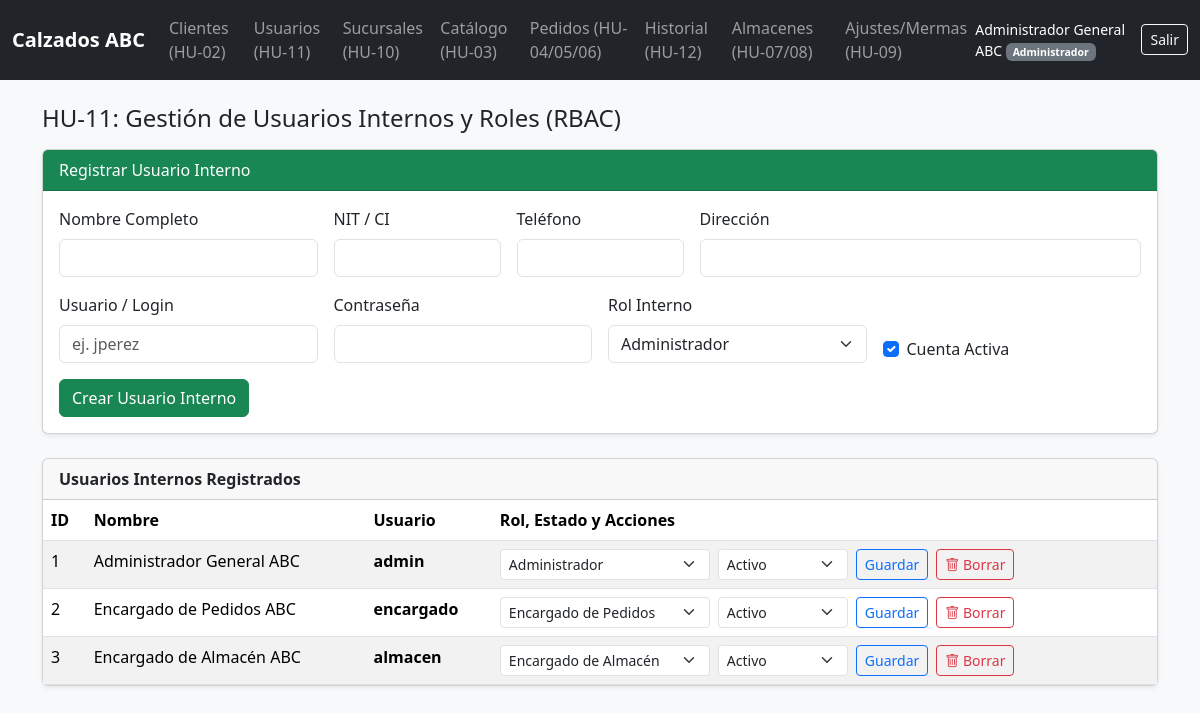
The page /usuarios-internos (signed in) on the database its author committed.
### database.py (models this page shows)
class Persona(Base):
    __tablename__ = "Persona"
    id = Column(Integer, primary_key=True)
    nombre = Column(String(120), nullable=False)
    nit = Column(String(30), nullable=False)
    telefono = Column(String(30), nullable=False)
    direccion = Column(String(200), nullable=False)
    usuario = relationship("Usuario", back_populates="persona", uselist=False, cascade="all, delete-orphan")
    cliente = relationship("Cliente", back_populates="persona", uselist=False, cascade="all, delete-orphan")

class Usuario(Base):
    __tablename__ = "Usuario"
    id = Column(Integer, ForeignKey("Persona.id"), primary_key=True)
    login = Column(String(100), unique=True, nullable=False)
    password = Column(String(255), nullable=False)
    rol = Column(String(40), nullable=False)
    activo = Column(Boolean, default=True, nullable=False)
    persona = relationship("Persona", back_populates="usuario")

### hu09_10_11_12_sprint3.py (the view, shortened to what this page needs)
@sprint3_bp.route("/usuarios-internos", methods=["GET", "POST"])
@login_required(roles=["Administrador"])
def usuarios_internos():
    db = current_app.config["DB_SESSION"]
    srv = Sprint3Service(db)
    roles_internos = ["Administrador", "Encargado de Pedidos", "Encargado de Almacén"]
    try:
        usuarios = db.query(Usuario).filter(Usuario.rol.in_(roles_internos)).order_by(Usuario.id).all()
        return render_template(
            "usuarios_internos.html",
            usuarios=usuarios,
            roles_internos=roles_internos
        )
    finally:
        db.remove()

### app.py (called while the page is built)
def create_app(db_url="sqlite:///calzados_abc.db"):
    app = Flask(__name__)
    app.secret_key = "calzados_abc_sprint2_full_secret_key"
    app.config["UPLOAD_FOLDER"] = os.path.join(os.path.dirname(__file__), "uploads")
    os.makedirs(app.config["UPLOAD_FOLDER"], exist_ok=True)
    db = get_session(db_url)
    app.config["DB_SESSION"] = db
    seed_data(db)
    sync_stocks_with_catalog(db)
    app.register_blueprint(hu01_bp)
    app.register_blueprint(hu02_bp)
    app.register_blueprint(hu03_bp)
    app.register_blueprint(hu04_bp)
    app.register_blueprint(hu07_bp)
    app.register_blueprint(sprint3_bp)
    @app.teardown_appcontext
    def cleanup_session(exception=None):
        db.remove()
    return app

### comunes.py (called while the page is built)
def login_required(roles=None):
    def decorator(f):
        @wraps(f)
        def wrapper(*args, **kwargs):
            if "user_id" not in session:
                return redirect(url_for("hu01.login"))
            if roles and session.get("rol") not in roles:
                flash("Acceso denegado: no tiene permisos para este módulo (RNF-02).", "danger")
                return redirect(url_for("hu01.dashboard"))
            return f(*args, **kwargs)
        return wrapper
    return decorator

### hu09_10_11_12_sprint3.py (called while the page is built)
def asegurar_columna_almacen_activo(db_session):
    try:
        insp = inspect(db_session.bind)
        cols = [c["name"] for c in insp.get_columns("Almacen")]
        if "activo" not in cols:
            db_session.execute(text("ALTER TABLE Almacen ADD COLUMN activo BOOLEAN NOT NULL DEFAULT 1"))
            db_session.commit()
    except Exception:
        db_session.rollback()

def asegurar_columna_pedido_actualizacion(db_session):
    try:
        insp = inspect(db_session.bind)
        cols = [c["name"] for c in insp.get_columns("Pedido")]
        if "fecha_actualizacion" not in cols:
            db_session.execute(text("ALTER TABLE Pedido ADD COLUMN fecha_actualizacion DATETIME"))
            db_session.commit()
    except Exception:
        db_session.rollback()

### templates/usuarios_internos.html (shortened to what this page needs)
{% extends 'base.html' %}
{% block content %}
<h4 class="mb-3">HU-11: Gestión de Usuarios Internos y Roles (RBAC)</h4>
<div class="card mb-4 shadow-sm">
    <div class="card-header bg-success text-white">Registrar Usuario Interno</div>
    <div class="card-body">
        <form method="POST" class="row g-3">
            <div class="col-md-3">
                <label class="form-label">Nombre Completo</label>
                <input type="text" name="nombre" class="form-control" required>
            </div>
            <div class="col-md-2">
                <label class="form-label">NIT / CI</label>
                <input type="text" name="nit" class="form-control" required>
            </div>
            <div class="col-md-2">
                <label class="form-label">Teléfono</label>
                <input type="text" name="telefono" class="form-control" required>
            </div>
            <div class="col-md-5">
                <label class="form-label">Dirección</label>
                <input type="text" name="direccion" class="form-control" required>
            </div>
            <div class="col-md-3">
                <label class="form-label">Usuario / Login</label>
                <input type="text" name="login" class="form-control" placeholder="ej. jperez" required>
            </div>
            <div class="col-md-3">
                <label class="form-label">Contraseña</label>
                <input type="password" name="password" class="form-control" required>
            </div>
            <div class="col-md-3">
                <label class="form-label">Rol Interno</label>
                <select name="rol" class="form-select" required>
                    {% for r in roles_internos %}
                    <option value="{{ r }}">{{ r }}</option>
                    {% endfor %}
                </select>
            </div>
            <div class="col-md-3 d-flex align-items-end">
                <div class="form-check">
                    <input class="form-check-input" type="checkbox" name="activo" id="usrActivo" checked>
                    <label class="form-check-label" for="usrActivo">Cuenta Activa</label>
                </div>
            </div>
            <div class="col-12">
                <button type="submit" class="btn btn-success">Crear Usuario Interno</button>
            </div>
        </form>
    </div>
</div>
<div class="card shadow-sm">
    <div class="card-header fw-bold">Usuarios Internos Registrados</div>
    <div class="table-responsive">
        <table class="table table-striped mb-0">
            <thead>
                <tr>
                    <th>ID</th>
                    <th>Nombre</th>
                    <th>Usuario</th>
                    <th>Rol, Estado y Acciones</th>
                </tr>
            </thead>
            <tbody>
                {% for u in usuarios %}
                <tr>
                    <td>{{ u.id }}</td>
                    <td>{{ u.persona.nombre if u.persona else '-' }}</td>
                    <td><strong>{{ u.login }}</strong></td>
                    <td>
                        <div class="d-flex flex-wrap align-items-center gap-2">
                            <form method="POST" class="d-flex flex-wrap align-items-center gap-2 mb-0">
                                <select name="rol" class="form-select form-select-sm" style="width: 210px;">
                                    {% for r in roles_internos %}
                                    <option value="{{ r }}" {% if u.rol == r %}selected{% endif %}>{{ r }}</option>
                                    {% endfor %}
                                </select>
                                <select name="activo" class="form-select form-select-sm" style="width: 130px;">
                                    <option value="1" {% if u.activo %}selected{% endif %}>Activo</option>
                                </select>
                                <button type="submit" class="btn btn-sm btn-outline-primary">Guardar</button>
                            </form>
                            <form method="POST" class="d-inline mb-0" onsubmit="return confirm('¿Eliminar el usuario {{ u.login }}?');">
                                <button type="submit" class="btn btn-sm btn-outline-danger" title="Borrar usuario">
                                    <i class="bi bi-trash"></i> Borrar
                                </button>
                            </form>
                        </div>
                    </td>
                </tr>
                {% endfor %}
            </tbody>
        </table>
    </div>
</div>
{% endblock %}

### templates/base.html (shortened to what this page needs)
<!DOCTYPE html>
<html lang="es">
<head>
    <link href="https://cdn.jsdelivr.net/npm/bootstrap@5.3.3/dist/css/bootstrap.min.css" rel="stylesheet">
    <link href="https://cdn.jsdelivr.net/npm/bootstrap-icons@1.11.3/font/bootstrap-icons.min.css" rel="stylesheet">
</head>
<body class="bg-light">
<nav class="navbar navbar-expand-lg navbar-dark bg-dark mb-4">
    <div class="container-fluid">
        <a class="navbar-brand fw-bold" href="/">Calzados ABC</a>
        <div class="collapse navbar-collapse" id="navPrincipal">
            {% if session.get('user_id') %}
            <ul class="navbar-nav me-auto mb-2 mb-lg-0">
                {% if session.get('rol') == 'Administrador' %}
                <li class="nav-item"><a class="nav-link" href="{{ url_for('hu02.clientes') }}">Clientes (HU-02)</a></li>
                <li class="nav-item"><a class="nav-link" href="{{ url_for('sprint3.usuarios_internos') }}">Usuarios (HU-11)</a></li>
                <li class="nav-item"><a class="nav-link" href="{{ url_for('sprint3.sucursales') }}">Sucursales (HU-10)</a></li>
                {% endif %}
                {% if session.get('rol') in ['Administrador', 'Cliente Mayorista'] %}
                <li class="nav-item"><a class="nav-link" href="{{ url_for('hu03.catalogo') }}">Catálogo (HU-03)</a></li>
                {% endif %}
                {% if session.get('rol') in ['Administrador', 'Encargado de Pedidos', 'Cliente Mayorista'] %}
                <li class="nav-item"><a class="nav-link" href="{{ url_for('hu04.pedidos') }}">Pedidos (HU-04/05/06)</a></li>
                <li class="nav-item"><a class="nav-link" href="{{ url_for('sprint3.historial_pedidos') }}">Historial (HU-12)</a></li>
                {% endif %}
                {% if session.get('rol') in ['Administrador', 'Encargado de Almacén', 'Encargado de Pedidos'] %}
                <li class="nav-item"><a class="nav-link" href="{{ url_for('hu07.almacenes') }}">Almacenes (HU-07/08)</a></li>
                {% endif %}
                {% if session.get('rol') in ['Administrador', 'Encargado de Almacén'] %}
                <li class="nav-item"><a class="nav-link" href="{{ url_for('sprint3.ajustes_inventario') }}">Ajustes/Mermas (HU-09)</a></li>
                {% endif %}
            </ul>
            <div class="d-flex align-items-center text-white gap-3">
                <span class="small">{{ session.get('nombre') }} <span class="badge bg-secondary">{{ session.get('rol') }}</span></span>
                <a href="{{ url_for('hu01.logout') }}" class="btn btn-outline-light btn-sm">Salir</a>
            </div>
            {% endif %}
        </div>
    </div>
</nav>
<div class="container pb-5">
    {% block content %}{% endblock %}
</div>
</body>
</html>

### rows shown on the page
Persona: get "Administrador General ABC"
Usuario: get "Administrador", id "1", persona "Administrador General ABC", login "admin", rol "Administrador", activo "Activo"
Usuario: id "2", persona "Encargado de Pedidos ABC", login "encargado", rol "Encargado de Pedidos", activo "Activo"
Usuario: id "3", persona "Encargado de Almacén ABC", login "almacen", rol "Encargado de Almacén", activo "Activo"

### other values the page prints
form field rol "Administrador"
